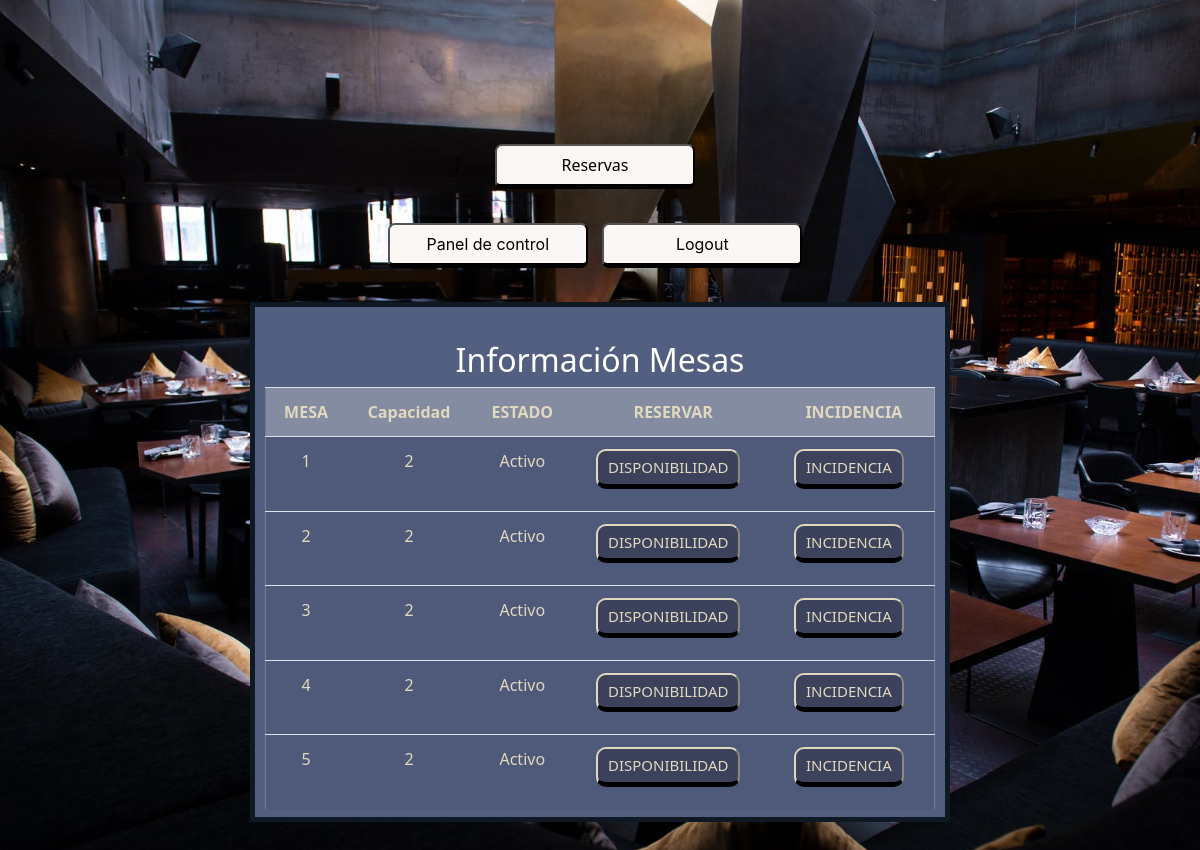
The app's page /process/sala.php?id_sala=1 (signed in) with its own data.
### tables this page shows
CREATE TABLE `tbl_mesa` (
  `id_mesa` int(11) NOT NULL,
  `capacidad` int(2) NOT NULL,
  `estado` varchar(20) NOT NULL,
  `id_sala` int(11) NOT NULL
);

### process/sala.php (the view, shortened to what this page needs)
<?php
    include '../services/conexion.php';
    if (!$_SESSION['nombre']=="") {
        $id_sala=$_REQUEST['id_sala'];
         ?>
        <!DOCTYPE html>
        <html lang="en">
        <head>
            <link rel="stylesheet" href="https://stackpath.bootstrapcdn.com/bootstrap/4.4.1/css/bootstrap.min.css">
            <link rel="stylesheet" href="../css/styles.css">
        </head>
        <body class="fondosala">
            <br>
            <form class="formbtn" action="../process/vista_historial.php" method="POST"><input type="hidden" name="id_sala" value="<?php echo $id_sala; ?>"><button type="submit" class="botonessala">Reservas</button></form> <br> <button class="botonessala" OnClick="location.href='../view/control_sala.php'">Panel de control</button> <button class="botonessala" OnClick="location.href='../process/logout.proc.php'">Logout</button>
            <br> <br>
            <div class="row flex-cv">
                <div class="cuadro-figura">
                    <?php
                        $sentencia=$pdo->prepare("SELECT tbl_mesa.id_mesa, tbl_mesa.capacidad,tbl_mesa.estado, tbl_mesa.id_sala FROM tbl_mesa INNER JOIN tbl_sala ON tbl_sala.id_sala=tbl_mesa.id_sala WHERE tbl_sala.id_sala = $id_sala ");
                        $sentencia->execute();
                    ?>
                    <br><h2>Información Mesas</h2>
                    <table class="table">
                        <tr class="active">
                            <th>MESA</th>
                            <th>Capacidad</th>
                            <th>ESTADO</th>
                            <th>RESERVAR</th>
                            <th>INCIDENCIA</th>
                        </tr>
                        <?php
                            $listaMesas=$sentencia->fetchAll(PDO::FETCH_ASSOC);
                            foreach($listaMesas as $registro){
                        ?>
                        <tr>
                            <td><?php echo "{$registro['id_mesa']}";?></td>
                            <td><?php echo "{$registro['capacidad']}";?></td>
                            <td><?php echo "{$registro['estado']}";?></td>
                            <td><form method="POST" action="../process/dispo_mesa.php">
                                <button class= "boton" type="submit" name="Enviar" value="Enviar">DISPONIBILIDAD</button>
                            </form></td>
                            <td><form method="POST" action="../process/recibir_estado.php">
                                <button class= "boton" type="submit" name="Enviar" value="Enviar">INCIDENCIA</button>
                            </form></td>
                        </tr>
                        <?php } ?>
                    </table>
                </div>
            </div>
        </body>
        </html>
<?php
    }else{
        header('Location: ../view/login.php');
    }

### css/styles.css (style rules this page uses)
* { box-sizing: border-box; font-family: 'Segoe UI', Roboto, Oxygen, Ubuntu, Cantarell, 'Open Sans', 'Helvetica Neue', sans-serif; }
body { margin: 0; background-size: cover; background-attachment: fixed; padding: 10% 20px; text-align: center; }
:root { --marron1: #271301; --blanco: #fff; --azul2: #0F1923; }
button { float: center; }
.row:after { content: ""; display: table; clear: both; }
.cuadro-figura { height: 520px; width: 700px; border: 5px solid var(--azul2); background: #535F80; padding: 10px; }
.cuadro-figura h2 { color: #fff; }
.flex-cv { display: flex; justify-content: center; justify-items: center; align-content: center; align-items: center; }
.table th { padding-top: 12px; padding-bottom: 12px; text-align: center; color: #E1D9BE; background-color: rgba(255, 255, 255, 0.3); }
.table td { padding: 8px; padding-top: 12px; padding-bottom: 12px; text-align: center; color: #E1D9BE; }
.table tr { border-spacing: 0px 20px; border-left: 1pt solid rgba(255, 255, 255, 0.2); border-right: 1pt solid rgba(255, 255, 255, 0.2); border-top: 1pt solid rgba(255, 255, 255, 0.2); }
table { background-color: rgba(0, 0, 0, 0.05); }
.boton { position: relative; padding: 5px 10px; margin: 0px 10px 10px 0px; float: center; border-radius: 10px; font-size: 15px; text-align: center; color: #E1D9BE; text-decoration: none; background-color: #3C425C; border-color: #E1D9BE; border-bottom: 5px solid black; }
.fondosala { background-image: url("../img/fondo_sala.jpeg"); background-size: cover; background-repeat: no-repeat; }
.botonessala { width: 200px; height: 45px; border-radius: 7px; border-color: black; background-color: #fbf7f5; border-bottom: 5px solid black; text-decoration: none; padding: 5px 10px; margin: 0px 10px 10px 0px; position: relative; }
::placeholder { color: #fff; }

### records on screen
tbl_mesa: id_mesa "1", capacidad "2", estado "Activo"
tbl_mesa: id_mesa "2", capacidad "2", estado "Activo"
tbl_mesa: id_mesa "3", capacidad "2", estado "Activo"
tbl_mesa: id_mesa "4", capacidad "2", estado "Activo"
tbl_mesa: id_mesa "5", capacidad "2", estado "Activo"
